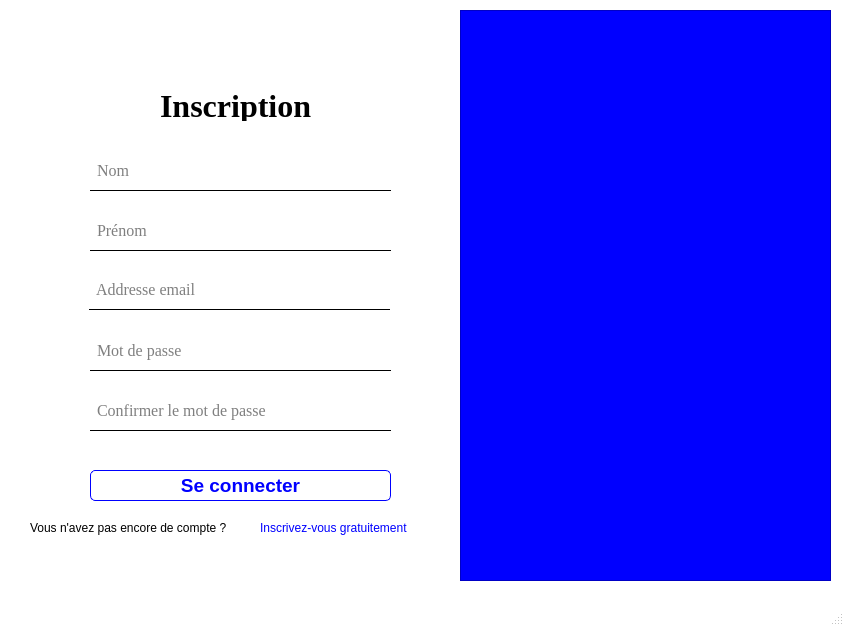
<?xml version="1.0" encoding="UTF-8"?>
<ui version="4.0">
 <class>MainWindow</class>
 <widget class="QMainWindow" name="MainWindow">
  <property name="geometry">
   <rect>
    <x>0</x>
    <y>0</y>
    <width>844</width>
    <height>626</height>
   </rect>
  </property>
  <property name="windowTitle">
   <string>MainWindow</string>
  </property>
  <property name="styleSheet">
   <string notr="true">QMainWindow {
background-color: white;
}</string>
  </property>
  <widget class="QWidget" name="centralwidget">
   <widget class="QFrame" name="frame">
    <property name="geometry">
     <rect>
      <x>10</x>
      <y>80</y>
      <width>451</width>
      <height>471</height>
     </rect>
    </property>
    <property name="font">
     <font>
      <kerning>false</kerning>
     </font>
    </property>
    <property name="styleSheet">
     <string notr="true">border: 0px;</string>
    </property>
    <property name="frameShape">
     <enum>QFrame::StyledPanel</enum>
    </property>
    <property name="frameShadow">
     <enum>QFrame::Raised</enum>
    </property>
    <widget class="QLabel" name="label">
     <property name="geometry">
      <rect>
       <x>150</x>
       <y>10</y>
       <width>161</width>
       <height>31</height>
      </rect>
     </property>
     <property name="font">
      <font>
       <family>Times New Roman</family>
       <pointsize>24</pointsize>
       <weight>75</weight>
       <bold>true</bold>
       <underline>false</underline>
      </font>
     </property>
     <property name="text">
      <string>Inscription</string>
     </property>
    </widget>
    <widget class="QLineEdit" name="lineEdit">
     <property name="enabled">
      <bool>true</bool>
     </property>
     <property name="geometry">
      <rect>
       <x>79</x>
       <y>189</y>
       <width>301</width>
       <height>41</height>
      </rect>
     </property>
     <property name="font">
      <font>
       <family>Times New Roman</family>
       <pointsize>12</pointsize>
      </font>
     </property>
     <property name="statusTip">
      <string/>
     </property>
     <property name="styleSheet">
      <string notr="true">QLineEdit {
border: 1px solid black;
border-top: 0px;
border-left: 0px;
border-right: 0px;
padding: 5px;
}</string>
     </property>
     <property name="inputMask">
      <string/>
     </property>
     <property name="text">
      <string/>
     </property>
     <property name="placeholderText">
      <string>Addresse email</string>
     </property>
    </widget>
    <widget class="QLineEdit" name="lineEdit_2">
     <property name="enabled">
      <bool>true</bool>
     </property>
     <property name="geometry">
      <rect>
       <x>80</x>
       <y>250</y>
       <width>301</width>
       <height>41</height>
      </rect>
     </property>
     <property name="font">
      <font>
       <family>Times New Roman</family>
       <pointsize>12</pointsize>
      </font>
     </property>
     <property name="statusTip">
      <string/>
     </property>
     <property name="styleSheet">
      <string notr="true">QLineEdit {
border: 1px solid black;
border-top: 0px;
border-left: 0px;
border-right: 0px;
padding: 5px;
}</string>
     </property>
     <property name="inputMask">
      <string/>
     </property>
     <property name="text">
      <string/>
     </property>
     <property name="placeholderText">
      <string>Mot de passe</string>
     </property>
    </widget>
    <widget class="QPushButton" name="connection">
     <property name="geometry">
      <rect>
       <x>80</x>
       <y>390</y>
       <width>301</width>
       <height>31</height>
      </rect>
     </property>
     <property name="font">
      <font>
       <family>Arial</family>
       <pointsize>14</pointsize>
       <weight>75</weight>
       <bold>true</bold>
      </font>
     </property>
     <property name="styleSheet">
      <string notr="true">QPushButton#connection {
background-color:  white;
color: rgb(0, 0, 255);
border-radius: 5px;
border: 1px solid rgb(0, 0, 255);
}

QPushButton#connection::hover {
background-color:  rgb(0, 0, 255);
color: white;
border-radius: 5px;
border: 1px solid rgb(0, 0, 255);
}</string>
     </property>
     <property name="text">
      <string>Se connecter</string>
     </property>
    </widget>
    <widget class="QLabel" name="label_2">
     <property name="geometry">
      <rect>
       <x>20</x>
       <y>440</y>
       <width>231</width>
       <height>16</height>
      </rect>
     </property>
     <property name="text">
      <string>Vous n'avez pas encore de compte ?</string>
     </property>
    </widget>
    <widget class="QLabel" name="inscription">
     <property name="geometry">
      <rect>
       <x>250</x>
       <y>440</y>
       <width>181</width>
       <height>16</height>
      </rect>
     </property>
     <property name="font">
      <font>
       <underline>false</underline>
      </font>
     </property>
     <property name="styleSheet">
      <string notr="true">QLabel#inscription {
color: rgb(0, 0, 255);
}

QLabel#inscription::hover {
font-weight: bold;
text-decoration: underline;
}</string>
     </property>
     <property name="text">
      <string>Inscrivez-vous gratuitement</string>
     </property>
    </widget>
    <widget class="QLineEdit" name="lineEdit_3">
     <property name="enabled">
      <bool>true</bool>
     </property>
     <property name="geometry">
      <rect>
       <x>80</x>
       <y>130</y>
       <width>301</width>
       <height>41</height>
      </rect>
     </property>
     <property name="font">
      <font>
       <family>Times New Roman</family>
       <pointsize>12</pointsize>
      </font>
     </property>
     <property name="statusTip">
      <string/>
     </property>
     <property name="styleSheet">
      <string notr="true">QLineEdit {
border: 1px solid black;
border-top: 0px;
border-left: 0px;
border-right: 0px;
padding: 5px;
}</string>
     </property>
     <property name="inputMask">
      <string/>
     </property>
     <property name="text">
      <string/>
     </property>
     <property name="placeholderText">
      <string>Prénom</string>
     </property>
    </widget>
    <widget class="QLineEdit" name="lineEdit_4">
     <property name="enabled">
      <bool>true</bool>
     </property>
     <property name="geometry">
      <rect>
       <x>80</x>
       <y>70</y>
       <width>301</width>
       <height>41</height>
      </rect>
     </property>
     <property name="font">
      <font>
       <family>Times New Roman</family>
       <pointsize>12</pointsize>
      </font>
     </property>
     <property name="statusTip">
      <string/>
     </property>
     <property name="styleSheet">
      <string notr="true">QLineEdit {
border: 1px solid black;
border-top: 0px;
border-left: 0px;
border-right: 0px;
padding: 5px;
}</string>
     </property>
     <property name="inputMask">
      <string/>
     </property>
     <property name="text">
      <string/>
     </property>
     <property name="placeholderText">
      <string>Nom</string>
     </property>
    </widget>
    <widget class="QLineEdit" name="lineEdit_5">
     <property name="enabled">
      <bool>true</bool>
     </property>
     <property name="geometry">
      <rect>
       <x>80</x>
       <y>310</y>
       <width>301</width>
       <height>41</height>
      </rect>
     </property>
     <property name="font">
      <font>
       <family>Times New Roman</family>
       <pointsize>12</pointsize>
      </font>
     </property>
     <property name="statusTip">
      <string/>
     </property>
     <property name="styleSheet">
      <string notr="true">QLineEdit {
border: 1px solid black;
border-top: 0px;
border-left: 0px;
border-right: 0px;
padding: 5px;
}</string>
     </property>
     <property name="inputMask">
      <string/>
     </property>
     <property name="text">
      <string/>
     </property>
     <property name="placeholderText">
      <string>Confirmer le mot de passe</string>
     </property>
    </widget>
   </widget>
   <widget class="QFrame" name="frame_2">
    <property name="geometry">
     <rect>
      <x>460</x>
      <y>10</y>
      <width>371</width>
      <height>571</height>
     </rect>
    </property>
    <property name="styleSheet">
     <string notr="true">background-color: rgb(0, 0, 255);
color: rgb(0, 0, 255);</string>
    </property>
    <property name="frameShape">
     <enum>QFrame::StyledPanel</enum>
    </property>
    <property name="frameShadow">
     <enum>QFrame::Raised</enum>
    </property>
   </widget>
   <widget class="QLabel" name="label_5">
    <property name="geometry">
     <rect>
      <x>20</x>
      <y>10</y>
      <width>60</width>
      <height>51</height>
     </rect>
    </property>
    <property name="text">
     <string/>
    </property>
    <property name="pixmap">
     <pixmap>../../../../Downloads/bulle-de-chat.png</pixmap>
    </property>
    <property name="scaledContents">
     <bool>true</bool>
    </property>
   </widget>
  </widget>
  <widget class="QMenuBar" name="menubar">
   <property name="geometry">
    <rect>
     <x>0</x>
     <y>0</y>
     <width>844</width>
     <height>24</height>
    </rect>
   </property>
  </widget>
  <widget class="QStatusBar" name="statusbar"/>
 </widget>
 <resources/>
 <connections/>
</ui>
